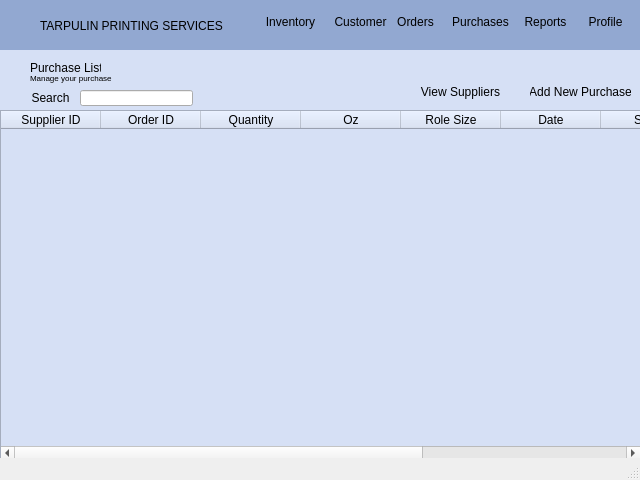
<?xml version="1.0" encoding="UTF-8"?>
<ui version="4.0">
 <class>MainWindow</class>
 <widget class="QMainWindow" name="MainWindow">
  <property name="geometry">
   <rect>
    <x>0</x>
    <y>0</y>
    <width>640</width>
    <height>480</height>
   </rect>
  </property>
  <property name="windowTitle">
   <string>MainWindow</string>
  </property>
  <property name="styleSheet">
   <string notr="true">QPushButton{
	font-size:12px;
	border: none;
}
QPushButton:hover {
    background-color: #45a049;
}
QLabel#tarp{
	font: 75 9pt &quot;Segoe Print&quot;;
	background-color: none;
}
QLabel#logo{
	background-image:: /images/mcavlogo.ico;
}
QFrame#NavbarFrame{
	border-radius: 0px;
	background-color: #92a8d1;
}
QFrame{
 	background-color: #d6e0f5;
}
QLabel{
	background-color:none;
}</string>
  </property>
  <widget class="QWidget" name="centralwidget">
   <widget class="QFrame" name="NavbarFrame">
    <property name="geometry">
     <rect>
      <x>0</x>
      <y>0</y>
      <width>641</width>
      <height>51</height>
     </rect>
    </property>
    <property name="frameShape">
     <enum>QFrame::StyledPanel</enum>
    </property>
    <property name="frameShadow">
     <enum>QFrame::Raised</enum>
    </property>
    <widget class="QPushButton" name="Purchase">
     <property name="geometry">
      <rect>
       <x>450</x>
       <y>10</y>
       <width>61</width>
       <height>23</height>
      </rect>
     </property>
     <property name="styleSheet">
      <string notr="true">font-size:12px;</string>
     </property>
     <property name="text">
      <string>Purchases</string>
     </property>
    </widget>
    <widget class="QPushButton" name="Inventory">
     <property name="geometry">
      <rect>
       <x>260</x>
       <y>10</y>
       <width>61</width>
       <height>23</height>
      </rect>
     </property>
     <property name="styleSheet">
      <string notr="true">font-size:12px;</string>
     </property>
     <property name="text">
      <string>Inventory</string>
     </property>
    </widget>
    <widget class="QPushButton" name="Order">
     <property name="geometry">
      <rect>
       <x>390</x>
       <y>10</y>
       <width>51</width>
       <height>23</height>
      </rect>
     </property>
     <property name="styleSheet">
      <string notr="true">font-size:12px;</string>
     </property>
     <property name="text">
      <string>Orders</string>
     </property>
    </widget>
    <widget class="QPushButton" name="Report">
     <property name="geometry">
      <rect>
       <x>520</x>
       <y>10</y>
       <width>51</width>
       <height>23</height>
      </rect>
     </property>
     <property name="styleSheet">
      <string notr="true">font-size:12px;</string>
     </property>
     <property name="text">
      <string>Reports</string>
     </property>
    </widget>
    <widget class="QPushButton" name="Profile">
     <property name="geometry">
      <rect>
       <x>580</x>
       <y>10</y>
       <width>51</width>
       <height>23</height>
      </rect>
     </property>
     <property name="styleSheet">
      <string notr="true">font-size:12px;</string>
     </property>
     <property name="text">
      <string>Profile</string>
     </property>
    </widget>
    <widget class="QPushButton" name="Customer">
     <property name="geometry">
      <rect>
       <x>330</x>
       <y>10</y>
       <width>61</width>
       <height>23</height>
      </rect>
     </property>
     <property name="styleSheet">
      <string notr="true">font-size:12px;</string>
     </property>
     <property name="text">
      <string>Customer</string>
     </property>
    </widget>
    <widget class="QLabel" name="logoimage">
     <property name="geometry">
      <rect>
       <x>10</x>
       <y>10</y>
       <width>21</width>
       <height>31</height>
      </rect>
     </property>
     <property name="text">
      <string/>
     </property>
     <property name="pixmap">
      <pixmap resource="images.qrc">:/images/mcavlogo.ico</pixmap>
     </property>
    </widget>
    <widget class="QLabel" name="tarp">
     <property name="geometry">
      <rect>
       <x>40</x>
       <y>0</y>
       <width>201</width>
       <height>51</height>
      </rect>
     </property>
     <property name="text">
      <string>TARPULIN PRINTING SERVICES</string>
     </property>
    </widget>
   </widget>
   <widget class="QFrame" name="frame">
    <property name="geometry">
     <rect>
      <x>0</x>
      <y>50</y>
      <width>651</width>
      <height>411</height>
     </rect>
    </property>
    <property name="frameShape">
     <enum>QFrame::Box</enum>
    </property>
    <property name="frameShadow">
     <enum>QFrame::Raised</enum>
    </property>
    <property name="lineWidth">
     <number>0</number>
    </property>
    <widget class="QLabel" name="ProductLabel">
     <property name="geometry">
      <rect>
       <x>30</x>
       <y>10</y>
       <width>71</width>
       <height>16</height>
      </rect>
     </property>
     <property name="text">
      <string>Purchase List</string>
     </property>
    </widget>
    <widget class="QLabel" name="manageLabel">
     <property name="geometry">
      <rect>
       <x>30</x>
       <y>20</y>
       <width>111</width>
       <height>16</height>
      </rect>
     </property>
     <property name="font">
      <font>
       <pointsize>6</pointsize>
      </font>
     </property>
     <property name="text">
      <string>Manage your purchase</string>
     </property>
    </widget>
    <widget class="QPushButton" name="AddProduct">
     <property name="geometry">
      <rect>
       <x>530</x>
       <y>30</y>
       <width>101</width>
       <height>23</height>
      </rect>
     </property>
     <property name="text">
      <string>Add New Purchase</string>
     </property>
    </widget>
    <widget class="QTableWidget" name="tableWidget">
     <property name="geometry">
      <rect>
       <x>0</x>
       <y>60</y>
       <width>641</width>
       <height>351</height>
      </rect>
     </property>
     <column>
      <property name="text">
       <string>Supplier ID</string>
      </property>
     </column>
     <column>
      <property name="text">
       <string>Order ID</string>
      </property>
     </column>
     <column>
      <property name="text">
       <string>Quantity</string>
      </property>
     </column>
     <column>
      <property name="text">
       <string>Oz</string>
      </property>
     </column>
     <column>
      <property name="text">
       <string>Role Size</string>
      </property>
     </column>
     <column>
      <property name="text">
       <string>Date</string>
      </property>
     </column>
     <column>
      <property name="text">
       <string>Status</string>
      </property>
     </column>
     <column>
      <property name="text">
       <string>Amount</string>
      </property>
     </column>
     <column>
      <property name="text">
       <string>Action</string>
      </property>
     </column>
    </widget>
    <widget class="QLineEdit" name="lineEdit">
     <property name="geometry">
      <rect>
       <x>80</x>
       <y>40</y>
       <width>113</width>
       <height>16</height>
      </rect>
     </property>
    </widget>
    <widget class="QPushButton" name="pushButton">
     <property name="geometry">
      <rect>
       <x>30</x>
       <y>40</y>
       <width>41</width>
       <height>16</height>
      </rect>
     </property>
     <property name="text">
      <string>Search</string>
     </property>
    </widget>
    <widget class="QPushButton" name="AddProduct_2">
     <property name="geometry">
      <rect>
       <x>410</x>
       <y>30</y>
       <width>101</width>
       <height>23</height>
      </rect>
     </property>
     <property name="text">
      <string>View Suppliers</string>
     </property>
    </widget>
   </widget>
  </widget>
  <widget class="QStatusBar" name="statusbar"/>
 </widget>
 <resources>
  <include location="images.qrc"/>
 </resources>
 <connections/>
</ui>
